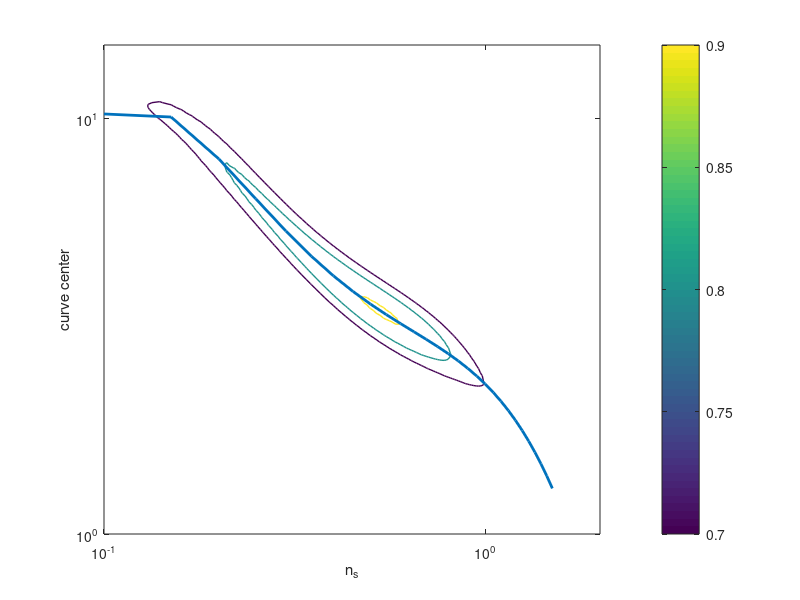

The MATLAB script that drew this image:
ns=0.1:0.01:2;
ds=1:0.1:15;

logds=log10(ds);
logns=log10(ns);

%6th order poly with added points dropping end point
for i=1:length(logns)
    if logns(i)>-0.003632
        eff_max(i)=0.6958*0.118^logns(i);
    elseif logns(i)<-0.7762
        eff_max(i)=1.225*1.881^logns(i);
    else
        eff_max(i)=0.697927-0.903584*logns(i)+5.74512*logns(i)^2+42.9914*logns(i)^3+96.669*logns(i)^4+93.4382*logns(i)^5+33.0635*logns(i)^6;
    end
end

%6th order poly with added points
% for i=1:length(logns)
%     if logns(i)>-0.003632
%         eff_max(i)=0.6984*0.02822^logns(i);
%     elseif logns(i)<-0.8854
%         eff_max(i)=0.708*1.013^logns(i);
%     else
%         eff_max(i)=0.698521-0.837962*logns(i)+6.83874*logns(i)^2+49.5182*logns(i)^3+113.896*logns(i)^4+114.047*logns(i)^5+42.1976*logns(i)^6;
%     end
% end

% 5th order poly with added points
% for i=1:length(logns)
%     if logns(i)>-0.003632
%         eff_max(i)=0.6913*0.1224^logns(i);
%     elseif logns(i)<-0.8854
%         eff_max(i)=1.938*3.118^logns(i);
%     else
%         eff_max(i)=0.691265-1.4795*logns(i)-2.06276*logns(i)^2+3.85173*logns(i)^3+9.39721*logns(i)^4+5.10454*logns(i)^5;
%     end
% end

% original
% for i=1:length(logns)
%     if logns(i)>-0.003632
%         eff_max(i)=0.6908*0.09514^logns(i);
%     elseif logns(i)<-0.8854
%         eff_max(i)=1.484*2.336^logns(i);
%     else
%         eff_max(i)=0.690686-1.67187*logns(i)-4.24904*logns(i)^2-4.01919*logns(i)^3-1.51243*logns(i)^4;
%     end
% end

%polynomial
for i=1:length(logns)
    if logns<-0.6874
        middle(i)=0.405229-0.707182*logns(i);
    else
        middle(i)=0.360595-0.908768*logns(i)-2.02901*logns(i)^2-4.62322*logns(i)^3-2.85335*logns(i)^4;
    end
end

% for i=1:length(logns)
%     middle(i)=0.34786-0.770853*logns(i);
% end

for i=1:length(logns)
    if logns>-.8
        stdeviation(i)=0.2;
    else
        stdeviation(i)=0.15;
    end
end

lns=length(ns);
lds=length(ds);


% efficiency=eff_max.*exp(-(logds(50)-middle).^2./stdeviation.^2)

efficiency=zeros(lds,lns);
for j=1:lds
    efficiency(j,:)=eff_max.*exp(-(logds(j)-middle).^2./stdeviation.^2);
end

v=[0.7, 0.8, 0.9];
contour(ns,ds,efficiency,v,'LineWidth',1)
xlabel('n_s')
ylabel('d_s')
colorbar
set(gca, 'YScale', 'log')
set(gca, 'XScale', 'log')

%%%%%% plot centerline %%%%%%%%%%%%%%%%%%%%%%%%%%%%%%%%
hold on
ns2=0.1:0.05:1.5;
logns2=log10(ns2);

for i=1:length(logns2)
    if logns2<-0.6874
        middle2(i)=0.405229-0.707182*logns2(i);
    else
        middle2(i)=0.360595-0.908768*logns2(i)-2.02901*logns2(i)^2-4.62322*logns2(i)^3-2.85335*logns2(i)^4;
    end
end


actualMiddle=10.^middle2;
plot(ns2,actualMiddle,'LineWidth',2)
xlabel('n_s')
ylabel('curve center')